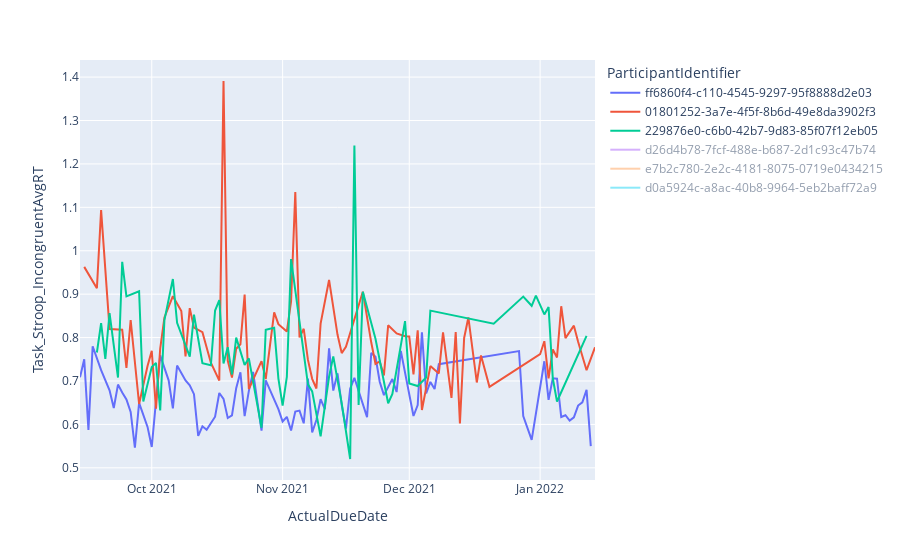

Here is the notebook cell this chart was saved with:
### Code cell
fig = px.line(df, x="ActualDueDate", y="Task_Stroop_IncongruentAvgRT", color='ParticipantIdentifier')
fig.show()
